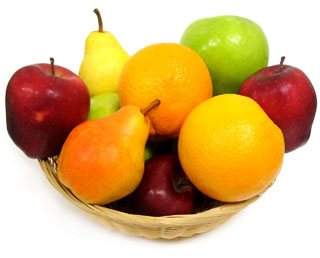
#> input picture computer_vision/images/fruit.png, 320 x 258 px
$ python 02_color_planes.py
#> lines starting #> are read from the running program, lines starting #| are printed output that depends on the picture
import numpy as np
import cv2
import matplotlib.pyplot as plt
from matplotlib import gridspec


# 读取图片并显示
img = cv2.imread('images/fruit.png')
#> img is the input picture: shape (258, 320, 3); mean B, G, R 119.7, 178.6, 216.9
cv2.imshow('Fruit Image', img)
cv2.waitKey(0)
cv2.destroyAllWindows()

# 理解 Image Shape
# 彩色图片的 shape 一般由三个数字组成:  height(# of rows), width(# of columns) 和 color
# planes (BGR)
height, width, channels = img.shape
#> height = 258; width = 320; channels = 3
print('Image height: {}, Width: {}, # of channels: {}'.format(height, width,
                                                              channels))
#| Image height: 258, Width: 320, # of channels: 3

# 显示不同颜色平面( plane)
# OpenCV读取的方式是 BGR, 因此 channel 0 是蓝色, 1是绿色, 2是红色
fruit_blues = img[:, :, 0]
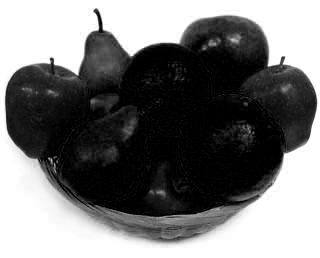
#> fruit_blues: shape (258, 320); min 0, max 255, mean 119.7
fruit_greens = img[:, :, 1]
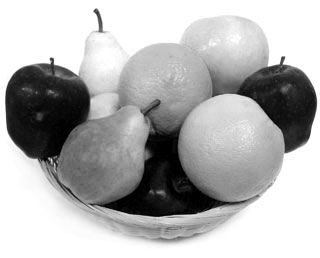
#> fruit_greens: shape (258, 320); min 0, max 255, mean 178.6
fruit_reds = img[:, :, 2]
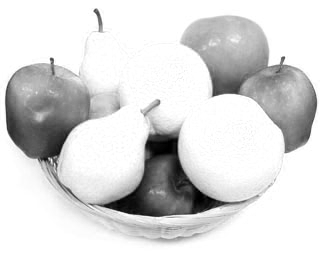
#> fruit_reds: shape (258, 320); min 0, max 255, mean 216.9

# 显示不同颜色平面
cv2.imshow('Blue Fruit', fruit_blues)
cv2.imshow('Green Fruit', fruit_greens)
cv2.imshow('Red Fruit', fruit_reds)
cv2.waitKey(0) & 0xff
cv2.destroyAllWindows()

# 通过单行数据检验颜色平面数值
# plot values for each color plane on a specific row
fig = plt.figure(figsize=(10, 4))
gs = gridspec.GridSpec(1, 2, width_ratios=[1, 1])

# original image
ax0 = plt.subplot(gs[0])
ax0.imshow(cv2.cvtColor(img, cv2.COLOR_BGR2RGB))
ax0.axhline(50, color='black')
ax0.axvline(100, color='k'), ax0.axvline(255, color='k')

# image slice
ax1 = plt.subplot(gs[1])
ax1.plot(fruit_blues[49, :], color='blue')
ax1.plot(fruit_greens[49, :], color='green')
ax1.plot(fruit_reds[49, :], color='red')
ax1.axvline(100, color='k', linewidth=2), ax1.axvline(255, color='k',
                                                      linewidth=2)

plt.suptitle('Examining Color Plane Values for a Single Row.')
plt.show()
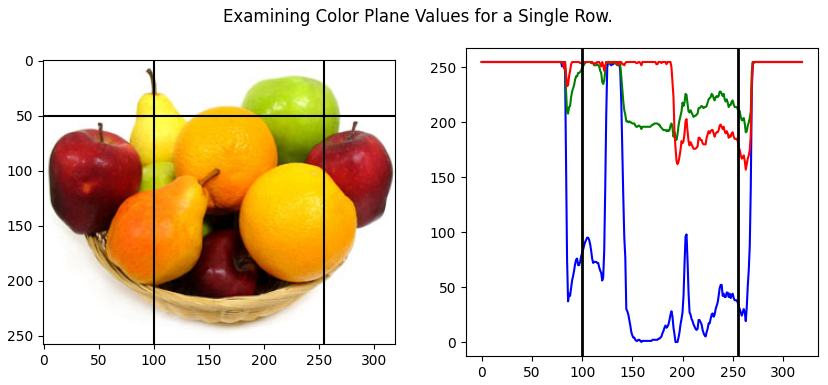
#> figure drawn by matplotlib, 2 panels; panel 2: curve peaks at x = 0, y = 255; panel 2: curve peaks at x = 0, y = 255; panel 2: curve peaks at x = 0, y = 255

$ run again, with computer_vision/images/bicycle.png copied over computer_vision/images/fruit.png
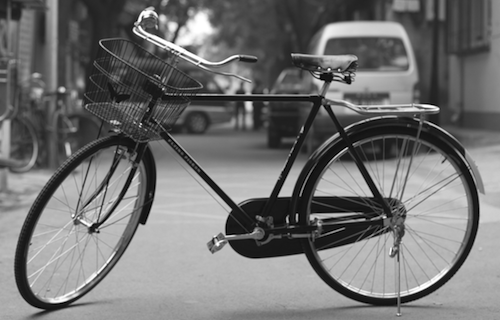
#> input picture computer_vision/images/bicycle.png, 500 x 320 px
#> img is the input picture: shape (320, 500, 3); min 0, max 255, mean 114.2
#| Image height: 320, Width: 500, # of channels: 3
#> `plt.show()`:
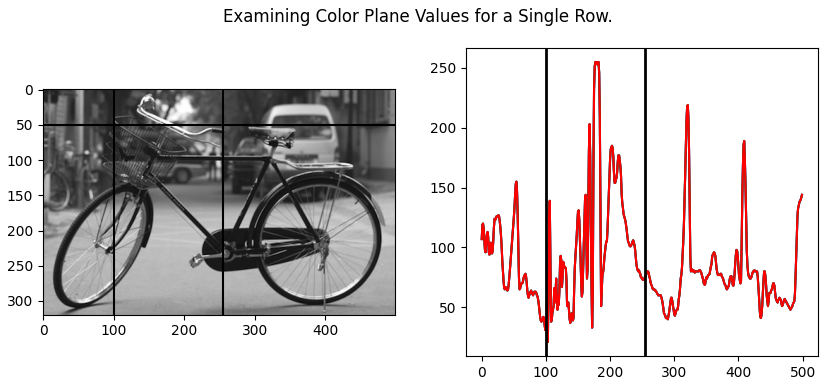
#> figure drawn by matplotlib, 2 panels; panel 2: curve peaks at x = 177, y = 255; panel 2: curve peaks at x = 177, y = 255; panel 2: curve peaks at x = 177, y = 255
